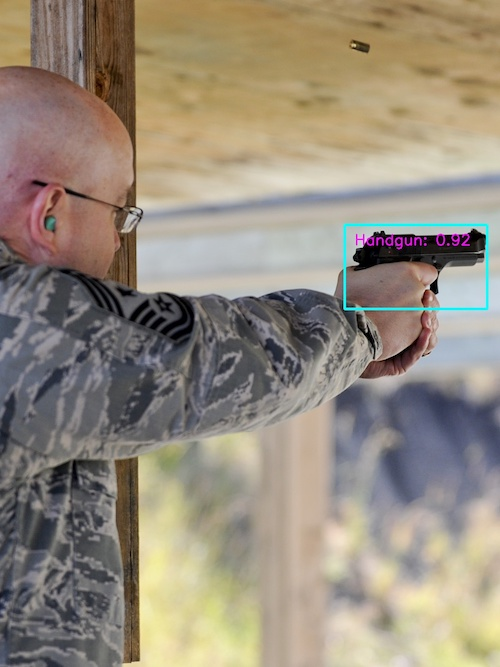
#> input picture scripts/ssd/gun.jpg, 500 x 667 px
$ python -i __conversion_utils.py   (imports and definitions only)
#> lines starting #> are read from the running program, lines starting #| are printed output that depends on the picture
import PIL.Image  # @UnresolvedImport
import numpy
# [4 lines of commented-out code are left out]
import struct
import numpy as np
import warnings

def rgb_from_imgmsg(image):
    im, _, _ = imgmsg_to_pil(image)
    pix = np.asarray(im).astype(np.uint8)
    return pix

# @PydevCodeAnalysisIgnore
# #Code from:
# http://nullege.com/codes/show/src%40c%40m%40cmu-ros-pkg-HEAD%40trunk%40posedetectiondb%40src%40ParseMessages.py/75/sensor_msgs.msg.Image/python
#

# [13 lines left out: functions ros2rgb, pil_from_CompressedImage, not called in this run]

def rgb_from_pil(im):
    return np.asarray(im).astype(np.uint8)


# Number of channels used by a PIL image mode
def imgmsg_to_pil(rosimage, encoding_to_mode={
       # not sure http://answers.ros.org/question/46746/need-help-with-accessing-the-kinect-depth-image-using-opencv/
        '16UC1': 'L',
        'bayer_grbg8': 'L',

        'mono8':     'L',
        '8UC1':      'L',
        '8UC3':      'RGB',
        'rgb8':       'RGB',
        'bgr8':       'RGB',
        'rgba8':      'RGBA',
        'bgra8':      'RGBA',
        'bayer_rggb': 'L',
        'bayer_gbrg': 'L',
        'bayer_grbg': 'L',
        'bayer_bggr': 'L',
        'yuv422':     'YCbCr',
        'yuv411':     'YCbCr'},
        PILmode_channels={
                          'L' : 1, 'RGB' : 3, 'RGBA' : 4, 'YCbCr' : 3 }):
    conversion = 'B'
    channels = 1
    if rosimage.encoding.find('32FC') >= 0:
        conversion = 'f'
        channels = int(rosimage.encoding[-1])
    elif rosimage.encoding.find('64FC') >= 0:
        conversion = 'd'
        channels = int(rosimage.encoding[-1])
    elif rosimage.encoding.find('8SC') >= 0:
        conversion = 'b'
        channels = int(rosimage.encoding[-1])
    elif rosimage.encoding.find('8UC') >= 0:
        conversion = 'B'
        channels = int(rosimage.encoding[-1])
    elif rosimage.encoding.find('16UC') >= 0:
        conversion = 'H'
        channels = int(rosimage.encoding[-1])
    elif rosimage.encoding.find('16SC') >= 0:
        conversion = 'h'
        channels = int(rosimage.encoding[-1])
    elif rosimage.encoding.find('32UC') >= 0:
        conversion = 'I'
        channels = int(rosimage.encoding[-1])
    elif rosimage.encoding.find('32SC') >= 0:
        conversion = 'i'
        channels = int(rosimage.encoding[-1])
    else:
        if rosimage.encoding.find('rgb') >= 0 or rosimage.encoding.find('bgr') >= 0:
            channels = 3

    data = struct.unpack(('>' if rosimage.is_bigendian else '<') + '%d' % (rosimage.width * rosimage.height * channels) + conversion, rosimage.data)

    if conversion == 'f' or conversion == 'd':
        dimsizes = [rosimage.height, rosimage.width, channels]
        imagearr = numpy.array(255 * I, dtype=numpy.uint8)  # @UndefinedVariable
        im = PIL.Image.frombuffer('RGB' if channels == 3 else 'L', dimsizes[1::-1], imagearr.tostring(), 'raw', 'RGB', 0, 1)
        if channels == 3:
            im = PIL.Image.merge('RGB', im.split()[-1::-1])
        return im, data, dimsizes
    else:
        if not rosimage.encoding in encoding_to_mode:
            msg = 'Could not find %s in %s' % (rosimage.encoding, list(encoding_to_mode.keys()))
            raise ValueError(msg)
        if rosimage.encoding in ['16UC1', 'bayer_grbg8']:
            warnings.warn('Probably conversion not correct for %s' % rosimage.encoding)
        mode = encoding_to_mode[rosimage.encoding]


        step_size = PILmode_channels[mode]
        dimsizes = [rosimage.height, rosimage.width, step_size]
        im = PIL.Image.frombuffer(mode, dimsizes[1::-1], rosimage.data, 'raw', mode, 0, 1)
        if mode == 'RGB':
            im = PIL.Image.merge('RGB', im.split()[-1::-1])
        return im, data, dimsizes

# [31 lines left out: functions pil_to_imgmsg, numpy_to_imgmsg, not called in this run]

>>> import cv2
>>> picture = cv2.imread('ssd/gun.jpg', cv2.IMREAD_GRAYSCALE)
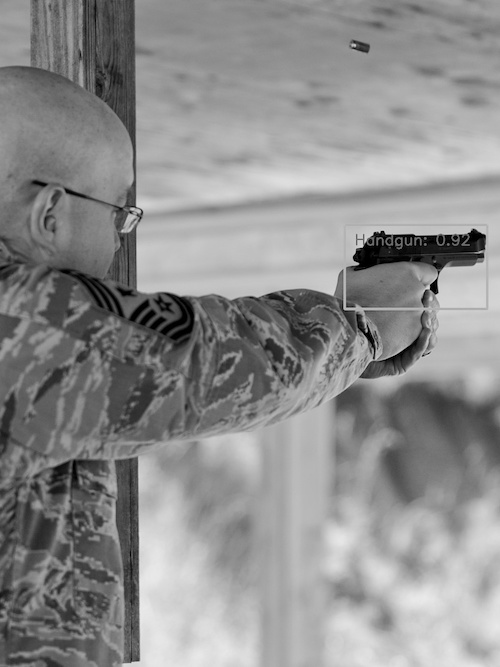
#> picture: shape (667, 500); min 0, max 236, mean 141.8
#> (the run stopped early here; a loop or call above may not have finished)
